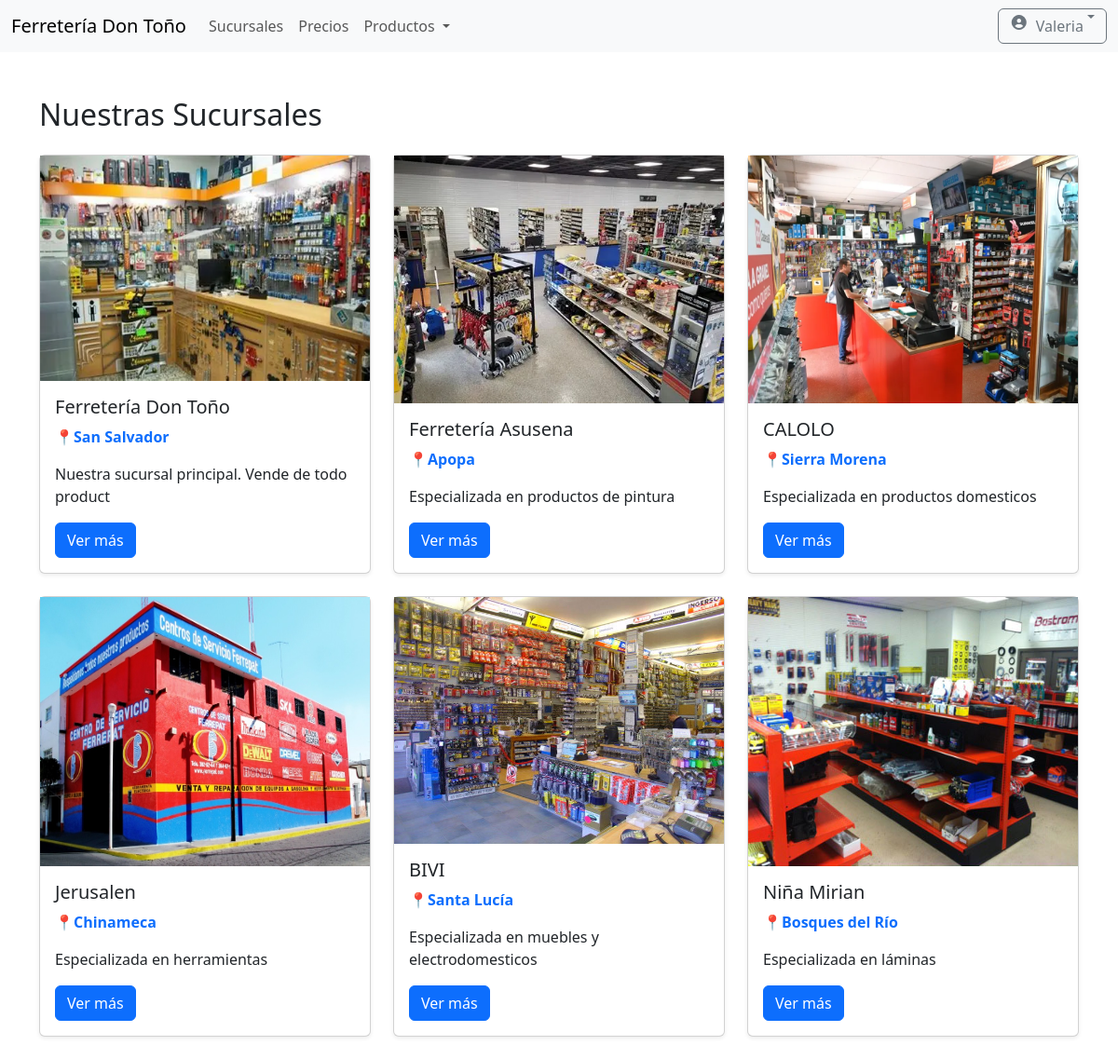
The app's page /sucursales.php (signed in) with its own data.
### tables this page shows
CREATE TABLE `sucursales` (
  `sucursalID` int(11) NOT NULL,
  `nombre` varchar(100) DEFAULT NULL,
  `descripcion` text DEFAULT NULL,
  `Lugar` varchar(255) DEFAULT NULL,
  `img` varchar(255) DEFAULT NULL
);

### sucursales.php (the view, shortened to what this page needs)
<?php
include("php/conexion.php");
$sql = "SELECT * FROM sucursales";
$resultado = $conn->query($sql);
?>
<!DOCTYPE html>
<html lang="en">
<head>
    <link rel="stylesheet" href="https://cdnjs.cloudflare.com/ajax/libs/font-awesome/7.0.1/css/all.min.css">
    <link rel="stylesheet" href="styless/style.css">
    <link href="https://cdn.jsdelivr.net/npm/bootstrap@5.3.8/dist/css/bootstrap.min.css" rel="stylesheet">
</head>
<body>
    <?php require_once("components/navbar.php"); ?>
    <div class="container mt-5">
        <h2 class="mb-4">Nuestras Sucursales</h2>
        <div class="row">
            <?php while($sucursales = $resultado->fetch_assoc()): ?>
            <div class="col-md-4 mb-4">
                <div class="card h-100 shadow-sm">
                    <img src="img/Sucursales/<?php echo $sucursales['img']; ?>" class="h-100" alt="">
                    <div class="card-body">
                        <h5 class="card-title"><?php echo $sucursales['nombre']; ?></h5>
                        <p class="fw-bold text-primary">
                            📍<?php echo $sucursales['Lugar']; ?>
                        </p>
                        <p class="card-text">
                            <?php echo $sucursales['descripcion']; ?>
                        </p>
                        <a href="#" class="btn btn-primary">Ver más</a>
                    </div>
                </div>
            </div>
            <?php endwhile; ?>
        </div>
    </div>
</body>
</html>

### styless/style.css (style rules this page uses)
* { margin: 0; }

### records on screen
sucursales: img (picture), nombre "Ferretería Don Toño", Lugar "San Salvador", descripcion "Nuestra sucursal principal. Vende de todo product"
sucursales: img (picture), nombre "Ferretería Asusena", Lugar "Apopa", descripcion "Especializada en productos de pintura"
sucursales: img (picture), nombre "CALOLO", Lugar "Sierra Morena", descripcion "Especializada en productos domesticos"
sucursales: img (picture), nombre "Jerusalen", Lugar "Chinameca", descripcion "Especializada en herramientas"
sucursales: img (picture), nombre "BIVI", Lugar "Santa Lucía", descripcion "Especializada en muebles y electrodomesticos"
sucursales: img (picture), nombre "Niña Mirian", Lugar "Bosques del Río", descripcion "Especializada en láminas"

### other values on screen
$_SESSION['nombre'] "Valeria"
